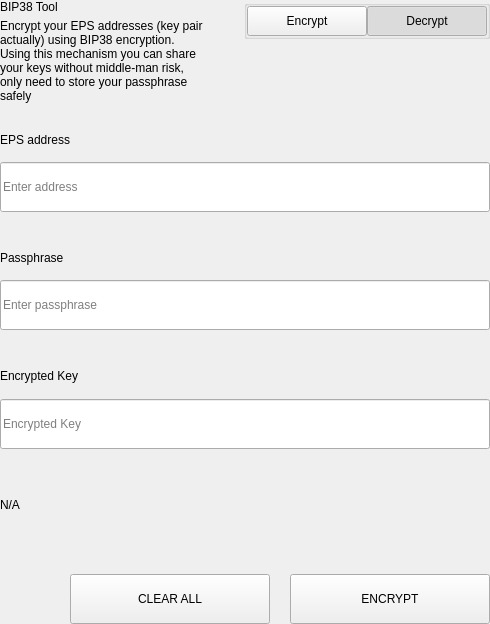
<?xml version="1.0" encoding="UTF-8"?>
<ui version="4.0">
 <class>SettingsBitToolWidget</class>
 <widget class="QWidget" name="SettingsBitToolWidget">
  <property name="geometry">
   <rect>
    <x>0</x>
    <y>0</y>
    <width>490</width>
    <height>624</height>
   </rect>
  </property>
  <property name="windowTitle">
   <string>Form</string>
  </property>
  <layout class="QVBoxLayout" name="verticalLayout">
   <property name="spacing">
    <number>0</number>
   </property>
   <property name="leftMargin">
    <number>0</number>
   </property>
   <property name="topMargin">
    <number>0</number>
   </property>
   <property name="rightMargin">
    <number>0</number>
   </property>
   <property name="bottomMargin">
    <number>0</number>
   </property>
   <item>
    <widget class="QWidget" name="left" native="true">
     <layout class="QVBoxLayout" name="verticalLayout_3">
      <property name="leftMargin">
       <number>0</number>
      </property>
      <property name="topMargin">
       <number>0</number>
      </property>
      <property name="rightMargin">
       <number>0</number>
      </property>
      <property name="bottomMargin">
       <number>0</number>
      </property>
      <item>
       <layout class="QVBoxLayout" name="verticalLayout_2">
        <property name="spacing">
         <number>0</number>
        </property>
        <item>
         <layout class="QHBoxLayout" name="horizontalLayout_3" stretch="3,1">
          <property name="spacing">
           <number>40</number>
          </property>
          <item>
           <layout class="QVBoxLayout" name="verticalLayoutTitle">
            <property name="spacing">
             <number>5</number>
            </property>
            <item>
             <widget class="QLabel" name="labelTitle">
              <property name="text">
               <string>BIP38 Tool</string>
              </property>
             </widget>
            </item>
            <item>
             <widget class="QLabel" name="labelSubtitle1">
              <property name="text">
               <string>Encrypt your EPS addresses (key pair actually) using BIP38 encryption.
Using this mechanism you can share your keys without middle-man risk, only need to store your passphrase safely</string>
              </property>
              <property name="wordWrap">
               <bool>true</bool>
              </property>
             </widget>
            </item>
           </layout>
          </item>
          <item alignment="Qt::AlignTop">
           <widget class="QGroupBox" name="groupBox">
            <property name="title">
             <string/>
            </property>
            <property name="alignment">
             <set>Qt::AlignLeading|Qt::AlignLeft|Qt::AlignTop</set>
            </property>
            <layout class="QHBoxLayout" name="horizontalLayout_4">
             <property name="spacing">
              <number>0</number>
             </property>
             <property name="leftMargin">
              <number>0</number>
             </property>
             <property name="topMargin">
              <number>0</number>
             </property>
             <property name="rightMargin">
              <number>0</number>
             </property>
             <property name="bottomMargin">
              <number>0</number>
             </property>
             <item>
              <spacer name="horizontalSpacer">
               <property name="orientation">
                <enum>Qt::Horizontal</enum>
               </property>
               <property name="sizeHint" stdset="0">
                <size>
                 <width>40</width>
                 <height>20</height>
                </size>
               </property>
              </spacer>
             </item>
             <item>
              <widget class="QPushButton" name="pushLeft">
               <property name="minimumSize">
                <size>
                 <width>120</width>
                 <height>30</height>
                </size>
               </property>
               <property name="maximumSize">
                <size>
                 <width>120</width>
                 <height>30</height>
                </size>
               </property>
               <property name="focusPolicy">
                <enum>Qt::NoFocus</enum>
               </property>
               <property name="text">
                <string>Encrypt</string>
               </property>
               <property name="checkable">
                <bool>true</bool>
               </property>
               <property name="autoExclusive">
                <bool>true</bool>
               </property>
              </widget>
             </item>
             <item>
              <widget class="QPushButton" name="pushRight">
               <property name="minimumSize">
                <size>
                 <width>120</width>
                 <height>30</height>
                </size>
               </property>
               <property name="maximumSize">
                <size>
                 <width>120</width>
                 <height>30</height>
                </size>
               </property>
               <property name="focusPolicy">
                <enum>Qt::NoFocus</enum>
               </property>
               <property name="text">
                <string>Decrypt</string>
               </property>
               <property name="checkable">
                <bool>true</bool>
               </property>
               <property name="checked">
                <bool>true</bool>
               </property>
               <property name="autoExclusive">
                <bool>true</bool>
               </property>
              </widget>
             </item>
            </layout>
           </widget>
          </item>
         </layout>
        </item>
        <item>
         <widget class="QStackedWidget" name="stackedWidget">
          <property name="currentIndex">
           <number>1</number>
          </property>
          <widget class="QWidget" name="pageDecrypt">
           <layout class="QVBoxLayout" name="verticalLayout_5">
            <property name="spacing">
             <number>0</number>
            </property>
            <property name="leftMargin">
             <number>0</number>
            </property>
            <property name="topMargin">
             <number>0</number>
            </property>
            <property name="rightMargin">
             <number>0</number>
            </property>
            <property name="bottomMargin">
             <number>0</number>
            </property>
            <item>
             <widget class="QWidget" name="widget" native="true">
              <property name="minimumSize">
               <size>
                <width>0</width>
                <height>100</height>
               </size>
              </property>
              <layout class="QVBoxLayout" name="verticalLayout_4">
               <property name="spacing">
                <number>0</number>
               </property>
               <property name="leftMargin">
                <number>0</number>
               </property>
               <property name="topMargin">
                <number>0</number>
               </property>
               <property name="rightMargin">
                <number>0</number>
               </property>
               <property name="bottomMargin">
                <number>0</number>
               </property>
               <item>
                <spacer name="verticalSpacer_2">
                 <property name="orientation">
                  <enum>Qt::Vertical</enum>
                 </property>
                 <property name="sizeType">
                  <enum>QSizePolicy::Fixed</enum>
                 </property>
                 <property name="sizeHint" stdset="0">
                  <size>
                   <width>20</width>
                   <height>20</height>
                  </size>
                 </property>
                </spacer>
               </item>
               <item>
                <layout class="QHBoxLayout" name="horizontalLayout_6" stretch="2">
                 <property name="spacing">
                  <number>0</number>
                 </property>
                 <item>
                  <layout class="QVBoxLayout" name="verticalLayout_7">
                   <property name="spacing">
                    <number>9</number>
                   </property>
                   <item>
                    <widget class="QLabel" name="labelSubtitleKey">
                     <property name="minimumSize">
                      <size>
                       <width>0</width>
                       <height>20</height>
                      </size>
                     </property>
                     <property name="maximumSize">
                      <size>
                       <width>16777215</width>
                       <height>20</height>
                      </size>
                     </property>
                     <property name="text">
                      <string>Encrypted key</string>
                     </property>
                    </widget>
                   </item>
                   <item>
                    <widget class="QLineEdit" name="lineEditKey">
                     <property name="minimumSize">
                      <size>
                       <width>0</width>
                       <height>50</height>
                      </size>
                     </property>
                     <property name="maximumSize">
                      <size>
                       <width>16777215</width>
                       <height>50</height>
                      </size>
                     </property>
                     <property name="placeholderText">
                      <string>Enter a encrypted key</string>
                     </property>
                    </widget>
                   </item>
                  </layout>
                 </item>
                </layout>
               </item>
               <item>
                <spacer name="verticalSpacer_3">
                 <property name="orientation">
                  <enum>Qt::Vertical</enum>
                 </property>
                 <property name="sizeType">
                  <enum>QSizePolicy::Fixed</enum>
                 </property>
                 <property name="sizeHint" stdset="0">
                  <size>
                   <width>20</width>
                   <height>20</height>
                  </size>
                 </property>
                </spacer>
               </item>
               <item>
                <layout class="QVBoxLayout" name="verticalLayout_9">
                 <property name="spacing">
                  <number>9</number>
                 </property>
                 <item>
                  <widget class="QLabel" name="labelSubtitlePassphrase">
                   <property name="maximumSize">
                    <size>
                     <width>16777215</width>
                     <height>20</height>
                    </size>
                   </property>
                   <property name="text">
                    <string>Passphrase</string>
                   </property>
                  </widget>
                 </item>
                 <item>
                  <widget class="QLineEdit" name="lineEditPassphrase">
                   <property name="minimumSize">
                    <size>
                     <width>0</width>
                     <height>50</height>
                    </size>
                   </property>
                   <property name="maximumSize">
                    <size>
                     <width>16777215</width>
                     <height>50</height>
                    </size>
                   </property>
                   <property name="placeholderText">
                    <string>Enter a passphrase</string>
                   </property>
                  </widget>
                 </item>
                </layout>
               </item>
               <item>
                <spacer name="verticalSpacer_4">
                 <property name="orientation">
                  <enum>Qt::Vertical</enum>
                 </property>
                 <property name="sizeType">
                  <enum>QSizePolicy::Fixed</enum>
                 </property>
                 <property name="sizeHint" stdset="0">
                  <size>
                   <width>20</width>
                   <height>20</height>
                  </size>
                 </property>
                </spacer>
               </item>
               <item>
                <widget class="QWidget" name="widget_3" native="true">
                 <property name="sizePolicy">
                  <sizepolicy hsizetype="Preferred" vsizetype="Fixed">
                   <horstretch>0</horstretch>
                   <verstretch>0</verstretch>
                  </sizepolicy>
                 </property>
                 <layout class="QVBoxLayout" name="verticalLayout_10">
                  <property name="spacing">
                   <number>9</number>
                  </property>
                  <property name="leftMargin">
                   <number>0</number>
                  </property>
                  <property name="topMargin">
                   <number>0</number>
                  </property>
                  <property name="rightMargin">
                   <number>0</number>
                  </property>
                  <property name="bottomMargin">
                   <number>0</number>
                  </property>
                  <item>
                   <widget class="QLabel" name="labelSubtitleDecryptResult">
                    <property name="minimumSize">
                     <size>
                      <width>0</width>
                      <height>20</height>
                     </size>
                    </property>
                    <property name="maximumSize">
                     <size>
                      <width>16777215</width>
                      <height>20</height>
                     </size>
                    </property>
                    <property name="text">
                     <string>Decrypted address result</string>
                    </property>
                   </widget>
                  </item>
                  <item>
                   <widget class="QWidget" name="widget_4" native="true">
                    <layout class="QHBoxLayout" name="horizontalLayout" stretch="6,0,1">
                     <property name="spacing">
                      <number>0</number>
                     </property>
                     <property name="leftMargin">
                      <number>0</number>
                     </property>
                     <property name="topMargin">
                      <number>0</number>
                     </property>
                     <property name="rightMargin">
                      <number>0</number>
                     </property>
                     <property name="bottomMargin">
                      <number>0</number>
                     </property>
                     <item alignment="Qt::AlignVCenter">
                      <widget class="QLineEdit" name="lineEditDecryptResult">
                       <property name="minimumSize">
                        <size>
                         <width>0</width>
                         <height>50</height>
                        </size>
                       </property>
                       <property name="maximumSize">
                        <size>
                         <width>16777215</width>
                         <height>50</height>
                        </size>
                       </property>
                       <property name="placeholderText">
                        <string>Decrypted Address</string>
                       </property>
                      </widget>
                     </item>
                     <item>
                      <spacer name="horizontalSpacer_4">
                       <property name="orientation">
                        <enum>Qt::Horizontal</enum>
                       </property>
                       <property name="sizeType">
                        <enum>QSizePolicy::Fixed</enum>
                       </property>
                       <property name="sizeHint" stdset="0">
                        <size>
                         <width>20</width>
                         <height>50</height>
                        </size>
                       </property>
                      </spacer>
                     </item>
                     <item>
                      <widget class="QPushButton" name="pushButtonImport">
                       <property name="minimumSize">
                        <size>
                         <width>140</width>
                         <height>40</height>
                        </size>
                       </property>
                       <property name="text">
                        <string>Import Address</string>
                       </property>
                      </widget>
                     </item>
                    </layout>
                   </widget>
                  </item>
                 </layout>
                </widget>
               </item>
               <item>
                <widget class="QLabel" name="statusLabel_DEC">
                 <property name="maximumSize">
                  <size>
                   <width>16777215</width>
                   <height>40</height>
                  </size>
                 </property>
                 <property name="text">
                  <string/>
                 </property>
                </widget>
               </item>
               <item>
                <spacer name="verticalSpacer">
                 <property name="orientation">
                  <enum>Qt::Vertical</enum>
                 </property>
                 <property name="sizeType">
                  <enum>QSizePolicy::Preferred</enum>
                 </property>
                 <property name="sizeHint" stdset="0">
                  <size>
                   <width>20</width>
                   <height>20</height>
                  </size>
                 </property>
                </spacer>
               </item>
               <item>
                <layout class="QHBoxLayout" name="horizontalLayout_7">
                 <property name="spacing">
                  <number>0</number>
                 </property>
                 <item>
                  <spacer name="horizontalSpacer_5">
                   <property name="orientation">
                    <enum>Qt::Horizontal</enum>
                   </property>
                   <property name="sizeType">
                    <enum>QSizePolicy::Expanding</enum>
                   </property>
                   <property name="sizeHint" stdset="0">
                    <size>
                     <width>40</width>
                     <height>20</height>
                    </size>
                   </property>
                  </spacer>
                 </item>
                 <item>
                  <widget class="QPushButton" name="pushButtonDecryptClear">
                   <property name="minimumSize">
                    <size>
                     <width>200</width>
                     <height>50</height>
                    </size>
                   </property>
                   <property name="maximumSize">
                    <size>
                     <width>200</width>
                     <height>50</height>
                    </size>
                   </property>
                   <property name="text">
                    <string>CLEAR</string>
                   </property>
                  </widget>
                 </item>
                 <item>
                  <spacer name="horizontalSpacer_3">
                   <property name="orientation">
                    <enum>Qt::Horizontal</enum>
                   </property>
                   <property name="sizeType">
                    <enum>QSizePolicy::Fixed</enum>
                   </property>
                   <property name="sizeHint" stdset="0">
                    <size>
                     <width>20</width>
                     <height>20</height>
                    </size>
                   </property>
                  </spacer>
                 </item>
                 <item>
                  <widget class="QPushButton" name="pushButtonDecrypt">
                   <property name="minimumSize">
                    <size>
                     <width>200</width>
                     <height>50</height>
                    </size>
                   </property>
                   <property name="maximumSize">
                    <size>
                     <width>200</width>
                     <height>50</height>
                    </size>
                   </property>
                   <property name="text">
                    <string>DECRYPT KEY</string>
                   </property>
                  </widget>
                 </item>
                </layout>
               </item>
              </layout>
             </widget>
            </item>
           </layout>
          </widget>
          <widget class="QWidget" name="pageEncrypt">
           <layout class="QVBoxLayout" name="verticalLayout_11">
            <property name="spacing">
             <number>0</number>
            </property>
            <property name="leftMargin">
             <number>0</number>
            </property>
            <property name="topMargin">
             <number>0</number>
            </property>
            <property name="rightMargin">
             <number>0</number>
            </property>
            <property name="bottomMargin">
             <number>0</number>
            </property>
            <item>
             <spacer name="verticalSpacer_8">
              <property name="orientation">
               <enum>Qt::Vertical</enum>
              </property>
              <property name="sizeType">
               <enum>QSizePolicy::Fixed</enum>
              </property>
              <property name="sizeHint" stdset="0">
               <size>
                <width>20</width>
                <height>20</height>
               </size>
              </property>
             </spacer>
            </item>
            <item>
             <widget class="QWidget" name="containerAddressEnc" native="true">
              <layout class="QVBoxLayout" name="containerAddressEncLayout">
               <property name="spacing">
                <number>5</number>
               </property>
               <property name="leftMargin">
                <number>0</number>
               </property>
               <property name="topMargin">
                <number>0</number>
               </property>
               <property name="rightMargin">
                <number>0</number>
               </property>
               <property name="bottomMargin">
                <number>0</number>
               </property>
               <item>
                <widget class="QLabel" name="labelSubtitleAddress">
                 <property name="minimumSize">
                  <size>
                   <width>0</width>
                   <height>20</height>
                  </size>
                 </property>
                 <property name="maximumSize">
                  <size>
                   <width>16777215</width>
                   <height>20</height>
                  </size>
                 </property>
                 <property name="text">
                  <string>EPS address</string>
                 </property>
                </widget>
               </item>
               <item>
                <widget class="QLineEdit" name="addressIn_ENC">
                 <property name="minimumSize">
                  <size>
                   <width>0</width>
                   <height>50</height>
                  </size>
                 </property>
                 <property name="placeholderText">
                  <string>Enter address</string>
                 </property>
                </widget>
               </item>
              </layout>
             </widget>
            </item>
            <item>
             <spacer name="verticalSpacer_6">
              <property name="orientation">
               <enum>Qt::Vertical</enum>
              </property>
              <property name="sizeType">
               <enum>QSizePolicy::Fixed</enum>
              </property>
              <property name="sizeHint" stdset="0">
               <size>
                <width>20</width>
                <height>20</height>
               </size>
              </property>
             </spacer>
            </item>
            <item>
             <widget class="QWidget" name="containerAddress" native="true">
              <layout class="QHBoxLayout" name="horizontalLayout_9" stretch="2">
               <property name="spacing">
                <number>0</number>
               </property>
               <property name="leftMargin">
                <number>0</number>
               </property>
               <property name="topMargin">
                <number>0</number>
               </property>
               <property name="rightMargin">
                <number>0</number>
               </property>
               <property name="bottomMargin">
                <number>0</number>
               </property>
               <item>
                <layout class="QVBoxLayout" name="verticalLayout_8">
                 <property name="spacing">
                  <number>5</number>
                 </property>
                 <item>
                  <widget class="QLabel" name="labelSubtitleMessage">
                   <property name="minimumSize">
                    <size>
                     <width>0</width>
                     <height>20</height>
                    </size>
                   </property>
                   <property name="maximumSize">
                    <size>
                     <width>16777215</width>
                     <height>20</height>
                    </size>
                   </property>
                   <property name="text">
                    <string>Passphrase</string>
                   </property>
                  </widget>
                 </item>
                 <item>
                  <widget class="QLineEdit" name="passphraseIn_ENC">
                   <property name="minimumSize">
                    <size>
                     <width>0</width>
                     <height>50</height>
                    </size>
                   </property>
                   <property name="maximumSize">
                    <size>
                     <width>16777215</width>
                     <height>50</height>
                    </size>
                   </property>
                   <property name="placeholderText">
                    <string>Enter passphrase</string>
                   </property>
                  </widget>
                 </item>
                </layout>
               </item>
              </layout>
             </widget>
            </item>
            <item>
             <spacer name="verticalSpacer_7">
              <property name="orientation">
               <enum>Qt::Vertical</enum>
              </property>
              <property name="sizeType">
               <enum>QSizePolicy::Fixed</enum>
              </property>
              <property name="sizeHint" stdset="0">
               <size>
                <width>20</width>
                <height>20</height>
               </size>
              </property>
             </spacer>
            </item>
            <item>
             <widget class="QWidget" name="widget_2" native="true">
              <property name="minimumSize">
               <size>
                <width>0</width>
                <height>75</height>
               </size>
              </property>
              <property name="maximumSize">
               <size>
                <width>16777215</width>
                <height>16777215</height>
               </size>
              </property>
              <layout class="QVBoxLayout" name="verticalLayout_6">
               <property name="leftMargin">
                <number>0</number>
               </property>
               <property name="topMargin">
                <number>0</number>
               </property>
               <property name="rightMargin">
                <number>0</number>
               </property>
               <property name="bottomMargin">
                <number>0</number>
               </property>
               <item>
                <widget class="QLabel" name="labelSubtitleEncryptedKey">
                 <property name="minimumSize">
                  <size>
                   <width>0</width>
                   <height>20</height>
                  </size>
                 </property>
                 <property name="maximumSize">
                  <size>
                   <width>16777215</width>
                   <height>20</height>
                  </size>
                 </property>
                 <property name="text">
                  <string>Encrypted Key</string>
                 </property>
                </widget>
               </item>
               <item>
                <widget class="QLineEdit" name="encryptedKeyOut_ENC">
                 <property name="minimumSize">
                  <size>
                   <width>0</width>
                   <height>50</height>
                  </size>
                 </property>
                 <property name="placeholderText">
                  <string>Encrypted Key</string>
                 </property>
                </widget>
               </item>
              </layout>
             </widget>
            </item>
            <item>
             <widget class="QLabel" name="statusLabel_ENC">
              <property name="text">
               <string notr="true">N/A</string>
              </property>
             </widget>
            </item>
            <item>
             <spacer name="verticalSpacer_5">
              <property name="orientation">
               <enum>Qt::Vertical</enum>
              </property>
              <property name="sizeType">
               <enum>QSizePolicy::Fixed</enum>
              </property>
              <property name="sizeHint" stdset="0">
               <size>
                <width>20</width>
                <height>20</height>
               </size>
              </property>
             </spacer>
            </item>
            <item>
             <layout class="QHBoxLayout" name="horizontalLayout_8">
              <property name="spacing">
               <number>0</number>
              </property>
              <item>
               <spacer name="horizontalSpacer_6">
                <property name="orientation">
                 <enum>Qt::Horizontal</enum>
                </property>
                <property name="sizeType">
                 <enum>QSizePolicy::Expanding</enum>
                </property>
                <property name="sizeHint" stdset="0">
                 <size>
                  <width>40</width>
                  <height>20</height>
                 </size>
                </property>
               </spacer>
              </item>
              <item>
               <widget class="QPushButton" name="pushButtonClear">
                <property name="minimumSize">
                 <size>
                  <width>200</width>
                  <height>50</height>
                 </size>
                </property>
                <property name="focusPolicy">
                 <enum>Qt::NoFocus</enum>
                </property>
                <property name="text">
                 <string>CLEAR ALL</string>
                </property>
               </widget>
              </item>
              <item>
               <spacer name="horizontalSpacer_2">
                <property name="orientation">
                 <enum>Qt::Horizontal</enum>
                </property>
                <property name="sizeType">
                 <enum>QSizePolicy::Fixed</enum>
                </property>
                <property name="sizeHint" stdset="0">
                 <size>
                  <width>20</width>
                  <height>20</height>
                 </size>
                </property>
               </spacer>
              </item>
              <item>
               <widget class="QPushButton" name="pushButtonEncrypt">
                <property name="minimumSize">
                 <size>
                  <width>200</width>
                  <height>50</height>
                 </size>
                </property>
                <property name="maximumSize">
                 <size>
                  <width>200</width>
                  <height>50</height>
                 </size>
                </property>
                <property name="focusPolicy">
                 <enum>Qt::NoFocus</enum>
                </property>
                <property name="text">
                 <string>ENCRYPT</string>
                </property>
               </widget>
              </item>
             </layout>
            </item>
           </layout>
          </widget>
         </widget>
        </item>
       </layout>
      </item>
     </layout>
    </widget>
   </item>
  </layout>
 </widget>
 <resources/>
 <connections/>
</ui>
